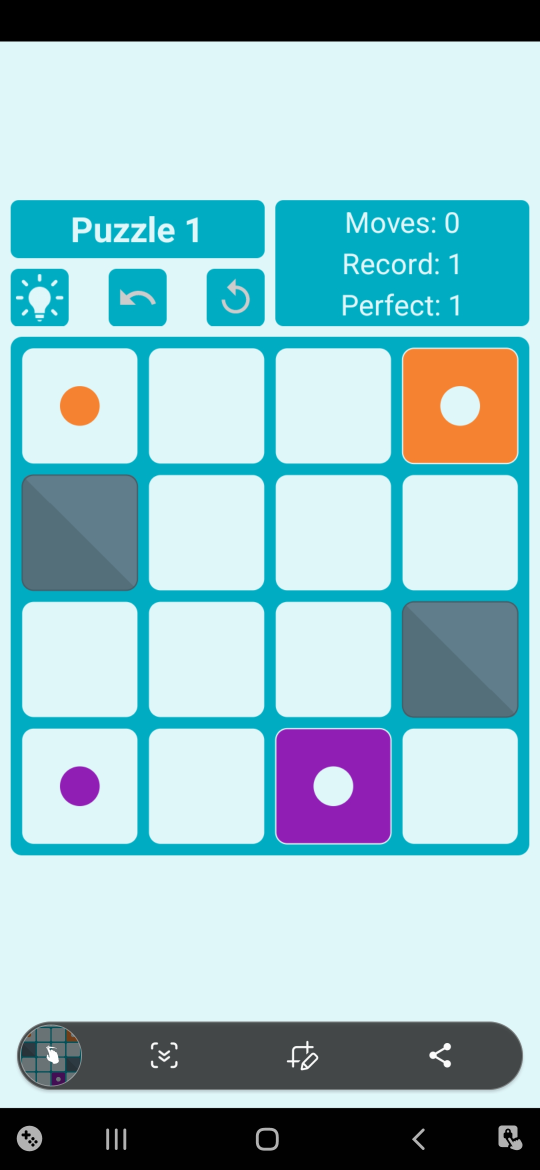
#> input picture data/puzzle_multi_001.jpg, 1080 x 2340 px (shown at 1/2 size); its folder holds only this picture in this run
$ jupyter execute --allow-errors extractor.ipynb
#> lines starting #> are read from the running program, lines starting #| are printed output that depends on the picture; after the words box and inside, x2 and y2 are one past the last pixel; in counts of white or black regions, pixels touching at a corner belong together
[cell 1]
import os
from matplotlib import pyplot as plt
import cv2 as cv
from dataclasses import dataclass
import numpy as np
import tqdm.auto as tqdm

[cell 2]
class ImageLoader:

    BACKGROUND_COLOR = np.array([0, 172, 194])
    EMPTY_TILE_COLOR = np.array([223, 247, 249])
    COLOR_TOLERANCE = np.array([10, 10, 10])

    @dataclass
    class ImageRawData:
        name: str
        puzzle_image: np.ndarray
        level_label: np.ndarray
        target_moves: np.ndarray

    @dataclass
    class ImageProcessed:
        size: int
        blocked_locations: list[tuple[int, int]]
        initial_locations: list[tuple[int, int]]
        target_locations: list[tuple[int, int]]

    def __init__(self):
        self.files = list(filter(lambda x: x.endswith('.jpg'), sorted(os.listdir())))

    def __len__(self):
        return len(self.files)

    def __getitem__(self, image_id: int) -> ImageRawData:
        image = plt.imread(self.files[image_id])
        return self.ImageRawData(
            name=self.files[image_id],
            puzzle_image=image[665:1710, 15:-15],
            level_label=image[420:500, 25:500],
            target_moves=image[570:650, 600:1000],
        )

    @classmethod
    def parse_puzzle_image(cls, target_image: np.ndarray, multiple_colors: bool):
        boundary = cv.inRange(
            target_image,
            ImageLoader.BACKGROUND_COLOR - ImageLoader.COLOR_TOLERANCE,
            ImageLoader.BACKGROUND_COLOR + ImageLoader.COLOR_TOLERANCE
        )
        r_lines, = np.where(boundary.mean(axis=1) > 100.0)
        c_lines, = np.where(boundary.mean(axis=0) > 100.0)
        r_lines = [1,] + r_lines
        c_lines = [1,] + c_lines
        r_groups, c_groups = [], []
        for i in range(1, len(c_lines)):
            if c_lines[i] > c_lines[i - 1] + 25:
                c_groups.append((c_lines[i - 1] + 1, c_lines[i]))
        for i in range(1, len(r_lines)):
            if r_lines[i] > r_lines[i - 1] + 25:
                r_groups.append((r_lines[i - 1] + 1, r_lines[i]))

        blocked_squares: list[tuple[int, int]] = []
        tile_positions_and_colors: list[tuple[tuple[int, int], np.ndarray]] = []
        goal_positions_and_colors: list[tuple[tuple[int, int], np.ndarray]] = []
        for r, (r_start, r_end) in enumerate(r_groups):
            for c, (c_start, c_end) in enumerate(c_groups):
                tile = target_image[r_start:r_end, c_start:c_end]
                tile = tile[int(0.1 * len(tile)):-int(0.1 * len(tile)),
                            int(0.1 * len(tile)):-int(0.1 * len(tile))]
                if np.all(
                    cv.inRange(
                        tile,
                        ImageLoader.EMPTY_TILE_COLOR - ImageLoader.COLOR_TOLERANCE,
                        ImageLoader.EMPTY_TILE_COLOR + ImageLoader.COLOR_TOLERANCE
                    )
                ):
                    pass
                elif np.all(
                    cv.inRange(
                        tile[int(0.45 * len(tile)):int(0.55 * len(tile)),
                             int(0.45 * len(tile)):int(0.55 * len(tile))],
                        ImageLoader.EMPTY_TILE_COLOR - ImageLoader.COLOR_TOLERANCE,
                        ImageLoader.EMPTY_TILE_COLOR + ImageLoader.COLOR_TOLERANCE,
                    )
                ):
                    color = np.mean(
                        tile[int(0.0 * len(tile)):int(0.2 * len(tile)),
                             int(0.0 * len(tile)):int(0.2 * len(tile))], axis=(0, 1))
                    tile_positions_and_colors.append(((r, c), color))
                elif np.all(
                    cv.inRange(
                        tile[int(0.0 * len(tile)):int(0.2 * len(tile)),
                             int(0.0 * len(tile)):int(0.2 * len(tile))],
                        ImageLoader.EMPTY_TILE_COLOR - ImageLoader.COLOR_TOLERANCE,
                        ImageLoader.EMPTY_TILE_COLOR + ImageLoader.COLOR_TOLERANCE,
                    )
                ):
                    color = np.mean(
                        tile[int(0.45 * len(tile)):int(0.55 * len(tile)),
                             int(0.45 * len(tile)):int(0.55 * len(tile))], axis=(0, 1))
                    goal_positions_and_colors.append(((r, c), color))
                else:
                    blocked_squares.append((r, c))

        assert len(r_groups) == len(c_groups), "Board should always be a square"
        assert len(goal_positions_and_colors) == len(tile_positions_and_colors), "Each tile should have a goal"

        tile_positions, goal_positions = [], []
        if multiple_colors:
            for goal_idx in range(len(goal_positions_and_colors)):
                goal_color = goal_positions_and_colors[goal_idx][1]
                matching_tile_idx = []
                for tile_idx in range(len(tile_positions_and_colors)):
                    tile_color = tile_positions_and_colors[tile_idx][1]
                    if np.linalg.norm(goal_color - tile_color) < np.linalg.norm(cls.COLOR_TOLERANCE):
                        matching_tile_idx.append(tile_idx)
                assert len(matching_tile_idx) == 1, "Exactly one tile should want to come to this goal"
                tile_positions.append(tile_positions_and_colors[matching_tile_idx[0]][0])
                goal_positions.append(goal_positions_and_colors[goal_idx][0])
        else:
            for goal, _ in goal_positions_and_colors:
                goal_positions.append(goal)
            for tile, _ in tile_positions_and_colors:
                tile_positions.append(tile)

        return cls.ImageProcessed(
            size=len(r_groups),
            blocked_locations=blocked_squares,
            initial_locations=tile_positions,
            target_locations=goal_positions,
        )

[cell 3]
for file in os.listdir('.'):
    if "extractor.ipynb" == file:
        continue
    puzzle, game, level = file[:-4].split('_')
    os.rename(file, f"{puzzle}_{game}_{int(level):03}.jpg")

[cell 4]
images = ImageLoader()
#> (the rest of this cell did not finish here and is left out)

[cell 5]
levels = []
for idx in tqdm.trange(len(images)):
    image = images[idx]
    try:
        level = ImageLoader.parse_puzzle_image(image.puzzle_image, '_multi_' in image.name)
        levels.append(level)
    except AssertionError as e:
        plt.imshow(image.puzzle_image)
        print(image.name, "|", e)
        plt.show()
#> this loop made 1 pass
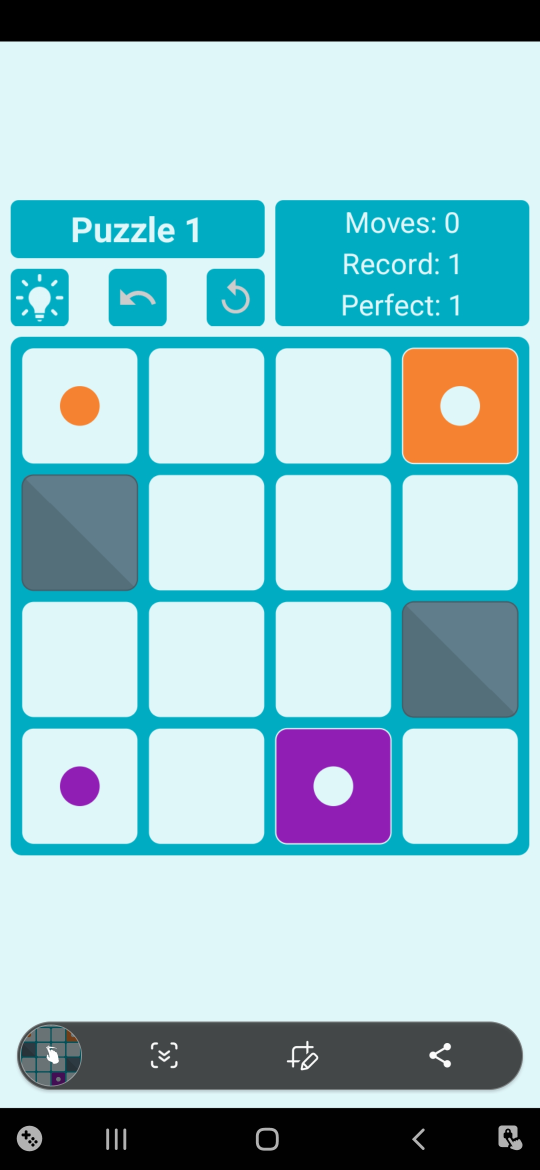
#> input picture data/puzzle_multi_001.jpg, 1080 x 2340 px (shown at 1/2 size)
#> pass 1, in parse_puzzle_image, `boundary = cv.inRange( target_image, ImageLoader.BACKGROUND_COLOR - Im..`:
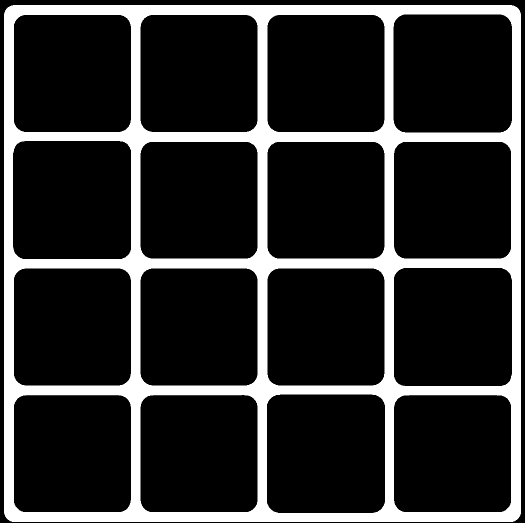
#> boundary: shape (1045, 1050) (shown at 1/2 size); 18.1% white; 1 white region, box (x1, y1, x2, y2) and area: (8, 10, 1042, 1044) 198198
#> after the loop:
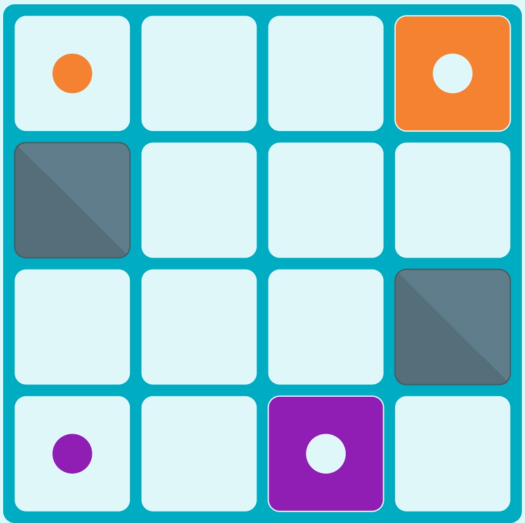
#> image.puzzle_image: shape (1045, 1050, 3) (shown at 1/2 size); mean of channels 0, 1, 2 161, 203, 213.2; drawn as R, G, B
#> after the loop, levels = 1 item
